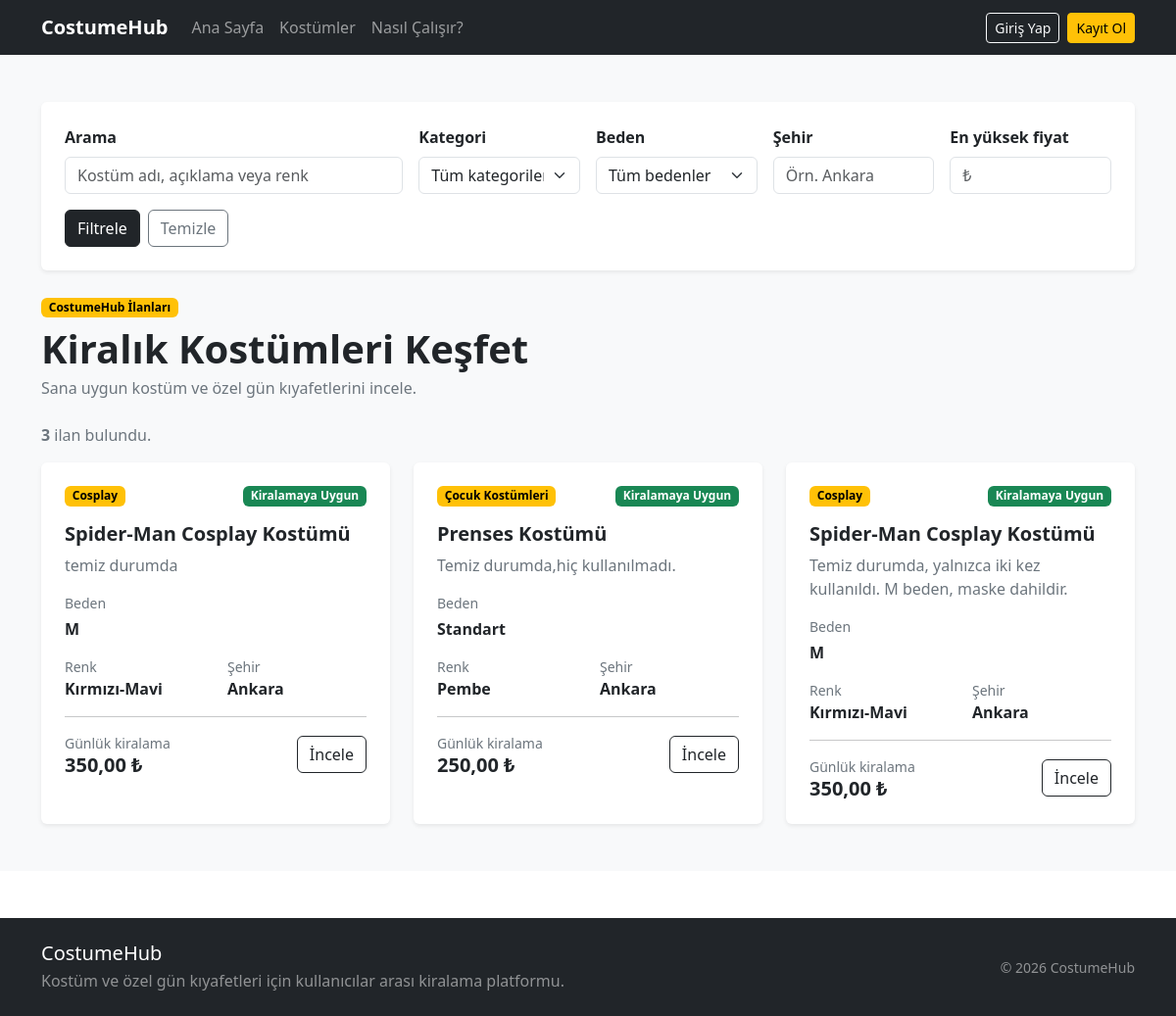
Screenshot of /ilanlar/ with the database file from the repository.
### products/models.py (models this page shows, shortened)
class Ilan(models.Model):
    BEDEN_SECENEKLERI = [
        ("XS", "XS"),
        ("S", "S"),
        ("M", "M"),
        ("L", "L"),
        ("XL", "XL"),
        ("XXL", "XXL"),
        ("STANDART", "Standart"),
    ]
    DURUM_SECENEKLERI = [
        ("TASLAK", "Taslak"),
        ("YAYINDA", "Yayında"),
        ("PASIF", "Pasif"),
    ]
    ilan_sahibi = models.ForeignKey(
        settings.AUTH_USER_MODEL,
        on_delete=models.CASCADE,
        related_name="ilanlar",
        verbose_name="İlan sahibi",
    )
    kategori = models.ForeignKey(
        Kategori,
        on_delete=models.PROTECT,
        related_name="ilanlar",
        verbose_name="Kategori",
    )
    baslik = models.CharField(
        max_length=150,
        verbose_name="İlan başlığı",
    )
    aciklama = models.TextField(
        max_length=2000,
        verbose_name="Açıklama",
    )
    fotograf = models.ImageField(
    upload_to="ilanlar/",
    blank=True,
    null=True,
    verbose_name="İlan fotoğrafı",
)
    beden = models.CharField(
        max_length=20,
        choices=BEDEN_SECENEKLERI,
        verbose_name="Beden",
    )
    renk = models.CharField(
        max_length=50,
        verbose_name="Renk",
    )
    gunluk_fiyat = models.DecimalField(
        max_digits=10,
        decimal_places=2,
        verbose_name="Günlük kiralama ücreti",
    )
    depozito = models.DecimalField(
        max_digits=10,
        decimal_places=2,
        default=0,
        verbose_name="Depozito",
    )
    sehir = models.CharField(
        max_length=50,
        verbose_name="Şehir",
    )
    durum = models.CharField(
        max_length=20,
        choices=DURUM_SECENEKLERI,
        default="YAYINDA",
        verbose_name="İlan durumu",
    )
    mevcut_mu = models.BooleanField(
        default=True,
        verbose_name="Kiralamaya uygun mu?",
    )
    olusturulma_tarihi = models.DateTimeField(
        auto_now_add=True,
    )
    guncellenme_tarihi = models.DateTimeField(
        auto_now=True,
    )
    class Meta:
        verbose_name = "İlan"
        verbose_name_plural = "İlanlar"
        ordering = ["-olusturulma_tarihi"]

class Kategori(models.Model):
    ad = models.CharField(
        max_length=100,
        unique=True,
        verbose_name="Kategori adı",
    )
    slug = models.SlugField(
        max_length=120,
        unique=True,
    )
    aktif_mi = models.BooleanField(
        default=True,
        verbose_name="Aktif mi?",
    )
    class Meta:
        verbose_name = "Kategori"
        verbose_name_plural = "Kategoriler"
        ordering = ["ad"]

### products/views.py (the view, shortened to what this page needs)
# urls.py: path("ilanlar/", views.ilan_listesi, name="ilan_listesi"),
def ilan_listesi(request):
    ilanlar = (
        Ilan.objects.filter(
            durum="YAYINDA",
            mevcut_mu=True,
        )
        .select_related(
            "kategori",
            "ilan_sahibi",
        )
        .order_by("-olusturulma_tarihi")
    )
    arama = request.GET.get("arama", "").strip()
    kategori = request.GET.get("kategori", "").strip()
    beden = request.GET.get("beden", "").strip()
    sehir = request.GET.get("sehir", "").strip()
    maksimum_fiyat = request.GET.get(
        "maksimum_fiyat",
        "",
    ).strip()
    if arama:
        ilanlar = ilanlar.filter(
            Q(baslik__icontains=arama)
            | Q(aciklama__icontains=arama)
            | Q(renk__icontains=arama)
        )
    if kategori:
        ilanlar = ilanlar.filter(
            kategori_id=kategori,
        )
    if beden:
        ilanlar = ilanlar.filter(
            beden=beden,
        )
    if sehir:
        ilanlar = ilanlar.filter(
            sehir__icontains=sehir,
        )
    kategoriler = Kategori.objects.filter(
        aktif_mi=True,
    ).order_by("ad")
    context = {
        "ilanlar": ilanlar,
        "kategoriler": kategoriler,
        "beden_secenekleri": Ilan.BEDEN_SECENEKLERI,
        "arama": arama,
        "secili_kategori": kategori,
        "secili_beden": beden,
        "sehir": sehir,
        "maksimum_fiyat": maksimum_fiyat,
    }
    return render(
        request,
        "products/ilan_listesi.html",
        context,
    )

### templates/products/ilan_listesi.html (shortened to what this page needs)
{% extends "base.html" %}
{% block content %}
<section class="py-5 bg-light">
    <div class="container">
        <div class="d-flex flex-column flex-md-row justify-content-between align-items-md-center mb-4">
            <div>
                <div class="card border-0 shadow-sm mb-4">
                    <div class="card-body p-4">
                        <form method="GET">
                            <div class="row g-3">
                                <div class="col-lg-4">
                                    <label
                                        for="arama"
                                        class="form-label fw-semibold"
                                    >
                                        Arama
                                    </label>
                                    <input
                                        type="text"
                                        id="arama"
                                        name="arama"
                                        class="form-control"
                                        value="{{ arama }}"
                                        placeholder="Kostüm adı, açıklama veya renk"
                                    >
                                </div>
                                <div class="col-md-6 col-lg-2">
                                    <label
                                        for="kategori"
                                        class="form-label fw-semibold"
                                    >
                                        Kategori
                                    </label>
                                    <select
                                        id="kategori"
                                        name="kategori"
                                        class="form-select"
                                    >
                                        <option value="">
                                            Tüm kategoriler
                                        </option>
                                    </select>
                                </div>
                                <div class="col-md-6 col-lg-2">
                                    <label
                                        for="beden"
                                        class="form-label fw-semibold"
                                    >
                                        Beden
                                    </label>
                                    <select
                                        id="beden"
                                        name="beden"
                                        class="form-select"
                                    >
                                        <option value="">
                                            Tüm bedenler
                                        </option>
                                    </select>
                                </div>
                                <div class="col-md-6 col-lg-2">
                                    <label
                                        for="sehir"
                                        class="form-label fw-semibold"
                                    >
                                        Şehir
                                    </label>
                                    <input
                                        type="text"
                                        id="sehir"
                                        name="sehir"
                                        class="form-control"
                                        value="{{ sehir }}"
                                        placeholder="Örn. Ankara"
                                    >
                                </div>
                                <div class="col-md-6 col-lg-2">
                                    <label
                                        for="maksimum_fiyat"
                                        class="form-label fw-semibold"
                                    >
                                        En yüksek fiyat
                                    </label>
                                    <input
                                        type="number"
                                        id="maksimum_fiyat"
                                        name="maksimum_fiyat"
                                        class="form-control"
                                        value="{{ maksimum_fiyat }}"
                                        min="0"
                                        step="0.01"
                                        placeholder="₺"
                                    >
                                </div>
                            </div>
                            <div class="d-flex flex-wrap gap-2 mt-3">
                                <button
                                    type="submit"
                                    class="btn btn-dark"
                                >
                                    Filtrele
                                </button>
                                <a
                                    href="{% url 'products:ilan_listesi' %}"
                                    class="btn btn-outline-secondary"
                                >
                                    Temizle
                                </a>
                            </div>
                        </form>
                    </div>
                </div>
                <span class="badge text-bg-warning mb-2">
                    CostumeHub İlanları
                </span>
                <h1 class="fw-bold mb-1">
                    Kiralık Kostümleri Keşfet
                </h1>
                <p class="text-secondary mb-0">
                    Sana uygun kostüm ve özel gün kıyafetlerini incele.
                </p>
            </div>
        </div>
        <div class="d-flex justify-content-between align-items-center mb-3">
            <p class="text-secondary mb-0">
                <strong>{{ ilanlar|length }}</strong> ilan bulundu.
            </p>
        </div>
        {% if ilanlar %}
            <div class="row g-4">
                {% for ilan in ilanlar %}
                    <div class="col-md-6 col-lg-4">
                        <div class="card h-100 border-0 shadow-sm">
                            <div class="card-body p-4">
                                <div class="d-flex justify-content-between align-items-start mb-3">
                                    <span class="badge text-bg-warning">
                                        {{ ilan.kategori.ad }}
                                    </span>
                                    <span class="badge text-bg-success">
                                        Kiralamaya Uygun
                                    </span>
                                </div>
                                <h2 class="h5 fw-bold">
                                    {{ ilan.baslik }}
                                </h2>
                                <p class="text-secondary">
                                    {{ ilan.aciklama|truncatechars:110 }}
                                </p>
                                <div class="mb-3">
                                    <div class="small text-secondary mb-1">
                                        Beden
                                    </div>
                                    <div class="fw-semibold">
                                        {{ ilan.get_beden_display }}
                                    </div>
                                </div>
                                <div class="row mb-3">
                                    <div class="col-6">
                                        <div class="small text-secondary">
                                            Renk
                                        </div>
                                        <div class="fw-semibold">
                                            {{ ilan.renk }}
                                        </div>
                                    </div>
                                    <div class="col-6">
                                        <div class="small text-secondary">
                                            Şehir
                                        </div>
                                        <div class="fw-semibold">
                                            {{ ilan.sehir }}
                                        </div>
                                    </div>
                                </div>
                                <hr>
                                <div class="d-flex justify-content-between align-items-center">
                                    <div>
                                        <div class="small text-secondary">
                                            Günlük kiralama
                                        </div>
                                        <div class="h5 fw-bold mb-0">
                                            {{ ilan.gunluk_fiyat }} ₺
                                        </div>
                                    </div>
                                    <a
    href="{% url 'products:ilan_detay' ilan.id %}"
    class="btn btn-outline-dark"
>
    İncele
</a>
                                </div>
                            </div>
                        </div>
                    </div>
                {% endfor %}
            </div>
        {% endif %}
    </div>
</section>
{% endblock %}

### static/css/style.css (style rules this page uses)
body { background-color: #ffffff; color: #212529; }
.card { transition: transform 0.2s ease, box-shadow 0.2s ease; }

### rows the page displays
Ilan: kategori.ad "Cosplay", baslik "Spider-Man Cosplay Kostümü", aciklama "temiz durumda", beden "M", renk "Kırmızı-Mavi", sehir "Ankara", gunluk_fiyat "350,00"
Ilan: kategori.ad "Çocuk Kostümleri", baslik "Prenses Kostümü", aciklama "Temiz durumda,hiç kullanılmadı.", beden "Standart", renk "Pembe", sehir "Ankara", gunluk_fiyat "250,00"
Ilan: kategori.ad "Cosplay", baslik "Spider-Man Cosplay Kostümü", aciklama "Temiz durumda, yalnızca iki kez kullanıldı. M beden, maske dahildir.", beden "M", renk "Kırmızı-Mavi", sehir "Ankara", gunluk_fiyat "350,00"

### other values shown
{{ ilanlar|length }} "3"
